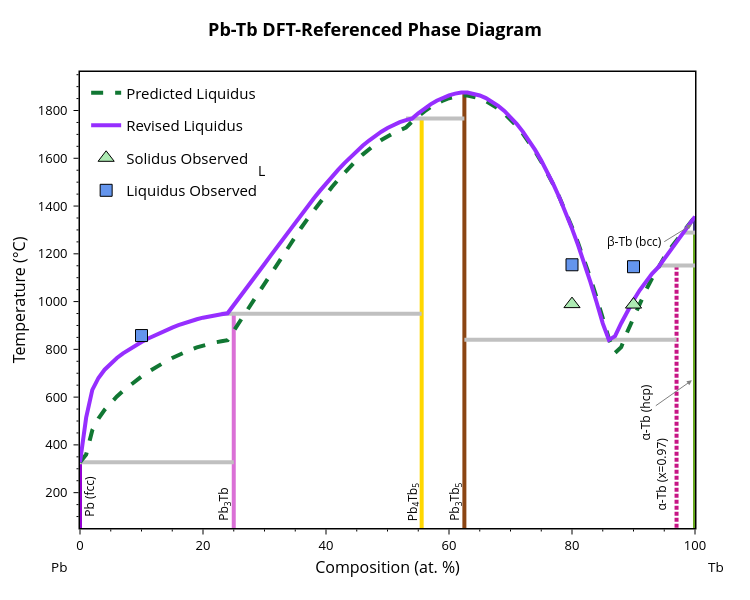

The cell this chart's notebook holds for it:
### Markdown cell above
## 3) Refine liquid parameters using measured constraints

We use the measured liquidus points with an inferred eutectic point (85 at. % Tb, 987.5°C) to refine the non-ideal mixing parameters. The solid phase energies can be modified either with code, or interactively by using the `ConvexHullEditor`. These are adjusted iteratively to ensure good agreement with measured solidus and liquidus boundaries

### Code cell
import numpy as np
from gliquid.solution import x_vals as _x_vals
from gliquid.hull_editor import ConvexHullEditor

ORIGINAL_COLOR, REVISED_COLOR = "#117733", "#962EFF"  # predicted (green) and revised (purple) liquidus


def set_known_liquidus(bl: BinaryLiquid, known_points: list):
    """Make ``known_points`` ([x, T in K]) the liquidus that ``bl`` is scored and fitted against."""
    hull_points = np.array([[p.fraction_in(bl.components)[0], p.enthalpy]
                            for p in bl.phases if p.composition is not None])
    bl.eqs['h_hull_interp'] = np.interp(_x_vals[1:-1], hull_points[:, 0], hull_points[:, 1])
    bl.init_error = False
    bl.max_liq_temp = max(v.t_fusion for v in bl.component_data.values())
    bl.min_liq_temp = min(v.t_fusion for v in bl.component_data.values())
    bl.digitized_liq = [[p[0], p[1]] for p in known_points]


def print_liquidus_errors(bl: BinaryLiquid, known_points: list, label: str):
    """Print the MAE and MAPE of the liquidus of ``bl`` against ``known_points``."""
    set_known_liquidus(bl, known_points)
    mae, _, mape, _ = bl.calculate_deviation_metrics(unsupported_range_mode='score', allow_sparse_data=True,
                                                     min_comp_span=0)
    print(f"{label} liquidus vs. measured liquidus points: MAE {mae:.0f} K, MAPE {mape:.1f}%")


def optimize_predicted_params(bl: BinaryLiquid, known_points: list, predicted_params: list) -> tuple:
    """Refit the liquid parameters of ``bl`` to ``known_points`` ([x, T in K]), starting from ``predicted_params``."""
    set_known_liquidus(bl, known_points)
    print(f"Known points (Kelvin): {known_points}")
    print(f"Original predicted parameters: {predicted_params}")

    bl.fit_parameters(verbose=True, max_iter=128, check_solid_coverage=False, allow_sparse_data=True, min_comp_span=0,
                      disable_inv_constrs=True, check_lupis_elliott=True)

    print(f"Adjusted parameters: {bl.get_params()}")
    return bl.get_params()


def plot_revision(bl: BinaryLiquid, original_liquidus: list) -> go.Figure:
    """Revised phase diagram (purple liquidus) with the original predicted liquidus (green, dashed) as reference."""
    fig = BLPlotter(bl).get_plot('pred')
    traces = [t for t in fig.data if t.name not in ('User-defined', 'Predicted Liquidus')]
    i = next(k for k, t in enumerate(traces) if t.name == 'L')
    traces[i].update(line_color=REVISED_COLOR, name='Revised Liquidus', showlegend=True)
    original = go.Scatter(x=[p[0] * 100 for p in original_liquidus], y=[p[1] - 273.15 for p in original_liquidus],
                          mode='lines', line=dict(color=ORIGINAL_COLOR, dash='dash', width=traces[i].line.width),
                          name='Predicted Liquidus')
    fig.data = tuple(traces)
    fig.add_trace(original)
    fig.data = fig.data[:i] + fig.data[-1:] + fig.data[i:-1]  # drawn beneath the revised liquidus
    return fig

# Reformat measured liquidus points to [at. fraction, Kelvin]
measured_liq_points = [[p[0]/100.0, p[1]+273.15] for p in liquidus_points]
print_liquidus_errors(bl, measured_liq_points, "Predicted")

# Edit the solid phases with the convex hull editor (initialized from the BinaryLiquid).
editor = ConvexHullEditor(bl)
if not any(e['name'] == 'alpha-Tb (x=0.97)' for e in editor.entries):
    editor.add_entry('Pb0.03Tb0.97', -5700, name='alpha-Tb (x=0.97)', units='J/mol')  # = -5.7 kJ/mol-atom
editor.display()   # interactive: inspect the hull and tune values
editor.apply()

print("Solid phase energies (eV/atom, eV/atom/K):")
for p in bl.phases:
    if p.composition is not None:
        print(f"  {p.name:<22} Ef={p.enthalpy/96485:+.3f}  S={(p.entropy or 0)/96485:+.2e}")
print("-" * 30)

# Add the inferred eutectic point (mean of the solidus measurements) for optimization.
avg_comp_wtpct = sum(p[0] for p in solidus_points) / len(solidus_points)
avg_temp_c = sum(p[1] for p in solidus_points) / len(solidus_points)
fit_points = sorted(measured_liq_points + [[avg_comp_wtpct / 100.0, avg_temp_c + 273.15]])

adj_params = optimize_predicted_params(bl, fit_points, pred_params)
print_liquidus_errors(bl, measured_liq_points, "Revised")
fig = plot_revision(bl, predicted_liquidus_line)
add_experimental_traces(fig)
fig.show()

### Figure 1 — Plotly figure (JSON) as saved in the notebook; plotly's stock layout.template omitted (floating-point values rounded to 4 significant figures)
{"data": [{"hovertemplate": "label=Pb (fcc)<br>x=%{x}<br>t=%{y}<extra></extra>", "legendgroup": "Pb (fcc)", "line": {"color": "#9400D3", "dash": "solid", "width": 4}, "marker": {"symbol": "circle"}, "mode": "lines", "name": "Pb (fcc)", "orientation": "v", "showlegend": false, "type": "scatter", "x": [0, 0], "xaxis": "x", "y": [-273.1, 327.5], "yaxis": "y"}, {"hovertemplate": "label=TbPb3<br>x=%{x}<br>t=%{y}<extra></extra>", "legendgroup": "TbPb3", "line": {"color": "#DA70D6", "dash": "solid", "width": 4}, "marker": {"symbol": "circle"}, "mode": "lines", "name": "TbPb3", "orientation": "v", "showlegend": false, "type": "scatter", "x": [25, 25, 25, 25, 25, 25, 25, 25, 25, 25, 25, 25, 25, 25, 25, 25, 25, 25, 25, 25, 25, 25, 25, 25, 25, 25], "xaxis": "x", "y": [-273.1, 327.5, 514.2, 630.1, 680.2, 714.8, 741.7, 764.0, 783.3, 800.6, 816.4, 831.0, 844.6, 857.3, 869.3, 880.6, 891.2, 901.1, 910.2, 918.5, 926.1, 932.7, 938.4, 943.1, 946.7, 949.1], "yaxis": "y"}, {"hovertemplate": "label=Tb5Pb4<br>x=%{x}<br>t=%{y}<extra></extra>", "legendgroup": "Tb5Pb4", "line": {"color": "#FFD700", "dash": "solid", "width": 4}, "marker": {"symbol": "circle"}, "mode": "lines", "name": "Tb5Pb4", "orientation": "v", "showlegend": false, "type": "scatter", "x": [55.56, 55.56, 55.56, 55.56, 55.56, 55.56, 55.56, 55.56, 55.56, 55.56, 55.56, 55.56, 55.56, 55.56, 55.56, 55.56, 55.56, 55.56, 55.56, 55.56, 55.56, 55.56, 55.56, 55.56, 55.56, 55.56, 55.56, 55.56, 55.56, 55.56, 55.56, 55.56, 55.56], "xaxis": "x", "y": [-273.1, 949.1, 950.9, 984.2, 1018.0, 1052.0, 1087.0, 1122.0, 1157.0, 1192.0, 1228.0, 1263.0, 1297.0, 1332.0, 1366.0, 1399.0, 1432.0, 1463.0, 1494.0, 1524.0, 1553.0, 1580.0, 1606.0, 1630.0, 1653.0, 1674.0, 1694.0, 1711.0, 1727.0, 1740.0, 1751.0, 1760.0, 1766.0], "yaxis": "y"}, {"hovertemplate": "label=Tb5Pb3<br>x=%{x}<br>t=%{y}<extra></extra>", "legendgroup": "Tb5Pb3", "line": {"color": "#8B4513", "dash": "solid", "width": 4}, "marker": {"symbol": "circle"}, "mode": "lines", "name": "Tb5Pb3", "orientation": "v", "showlegend": false, "type": "scatter", "x": [62.5, 62.5, 62.5, 62.5, 62.5, 62.5, 62.5, 62.5, 62.5, 62.5, 62.5, 62.5, 62.5, 62.5, 62.5, 62.5, 62.5, 62.5, 62.5, 62.5, 62.5, 62.5, 62.5, 62.5, 62.5, 62.5, 62.5, 62.5, 62.5, 62.5, 62.5, 62.5, 62.5, 62.5, 62.5, 62.5], "xaxis": "x", "y": [-273.1, 839.7, 908.6, 997.1, 1081.0, 1160.0, 1235.0, 1305.0, 1371.0, 1433.0, 1490.0, 1542.0, 1591.0, 1635.0, 1675.0, 1712.0, 1744.0, 1766.0, 1766.0, 1773.0, 1788.0, 1798.0, 1808.0, 1819.0, 1826.0, 1837.0, 1841.0, 1852.0, 1854.0, 1863.0, 1864.0, 1871.0, 1871.0, 1875.0, 1875.0, 1877.0], "yaxis": "y"}, {"hovertemplate": "label=alpha-Tb (x=0.97)<br>x=%{x}<br>t=%{y}<extra></extra>", "legendgroup": "alpha-Tb (x=0.97)", "line": {"color": "#C71585", "dash": "4px,2px", "width": 4}, "marker": {"symbol": "circle"}, "mode": "lines", "name": "alpha-Tb (x=0.97)", "orientation": "v", "showlegend": false, "type": "scatter", "x": [97, 97, 97, 97, 97, 97, 97, 97, 97, 97, 97], "xaxis": "x", "y": [-273.1, 839.7, 855.0, 909.3, 959.5, 1006.0, 1047.0, 1084.0, 1116.0, 1143.0, 1151.0], "yaxis": "y"}, {"hovertemplate": "label=alpha-Tb (hcp)<br>x=%{x}<br>t=%{y}<extra></extra>", "legendgroup": "alpha-Tb (hcp)", "line": {"color": "#66A61E", "dash": "solid", "width": 4}, "marker": {"symbol": "circle"}, "mode": "lines", "name": "alpha-Tb (hcp)", "orientation": "v", "showlegend": false, "type": "scatter", "x": [100, 100, 100, 100, 100, 100, 100], "xaxis": "x", "y": [-273.1, 1151.0, 1179.0, 1219.0, 1254.0, 1285.0, 1289.0], "yaxis": "y"}, {"hovertemplate": "label=beta-Tb (bcc)<br>x=%{x}<br>t=%{y}<extra></extra>", "legendgroup": "beta-Tb (bcc)", "line": {"color": "#483D8B", "dash": "solid", "width": 4}, "marker": {"symbol": "circle"}, "mode": "lines", "name": "beta-Tb (bcc)", "orientation": "v", "showlegend": false, "type": "scatter", "x": [100, 100, 100, 100], "xaxis": "x", "y": [1289.0, 1289.0, 1320.0, 1356.0], "yaxis": "y"}, {"hovertemplate": "x=%{x}<br>y=%{y}<extra></extra>", "legendgroup": "", "line": {"color": "Silver", "dash": "solid", "width": 4}, "marker": {"symbol": "circle"}, "mode": "lines", "name": "", "orientation": "v", "showlegend": false, "type": "scatter", "x": [62.5, 97], "xaxis": "x", "y": [839.7, 839.7], "yaxis": "y"}, {"hovertemplate": "x=%{x}<br>y=%{y}<extra></extra>", "legendgroup": "", "line": {"color": "Silver", "dash": "solid", "width": 4}, "marker": {"symbol": "circle"}, "mode": "lines", "name": "", "orientation": "v", "showlegend": false, "type": "scatter", "x": [94, 100], "xaxis": "x", "y": [1151.0, 1151.0], "yaxis": "y"}, {"hovertemplate": "x=%{x}<br>y=%{y}<extra></extra>", "legendgroup": "", "line": {"color": "Silver", "dash": "solid", "width": 4}, "marker": {"symbol": "circle"}, "mode": "lines", "name": "", "orientation": "v", "showlegend": false, "type": "scatter", "x": [53, 62.5], "xaxis": "x", "y": [1766.0, 1766.0], "yaxis": "y"}, {"hovertemplate": "x=%{x}<br>y=%{y}<extra></extra>", "legendgroup": "", "line": {"color": "Silver", "dash": "solid", "width": 4}, "marker": {"symbol": "circle"}, "mode": "lines", "name": "", "orientation": "v", "showlegend": false, "type": "scatter", "x": [23, 55.56], "xaxis": "x", "y": [949.1, 949.1], "yaxis": "y"}, {"hovertemplate": "x=%{x}<br>y=%{y}<extra></extra>", "legendgroup": "", "line": {"color": "Silver", "dash": "solid", "width": 4}, "marker": {"symbol": "circle"}, "mode": "lines", "name": "", "orientation": "v", "showlegend": false, "type": "scatter", "x": [0, 25], "xaxis": "x", "y": [327.5, 327.5], "yaxis": "y"}, {"hovertemplate": "x=%{x}<br>y=%{y}<extra></extra>", "legendgroup": "", "line": {"color": "Silver", "dash": "solid", "width": 4}, "marker": {"symbol": "circle"}, "mode": "lines", "name": "", "orientation": "v", "showlegend": false, "type": "scatter", "x": [100, 98.12], "xaxis": "x", "y": [1289.0, 1289.0], "yaxis": "y"}, {"line": {"color": "#117733", "dash": "dash", "width": 4}, "mode": "lines", "name": "Predicted Liquidus", "type": "scatter", "x": [0, 1, 2, 3, 4, 5, 6, 7.0, 8, 9, 10, 11, 12, 13, 14.0, 15, 16, 17, 18, 19, 20, 21, 22, 23, 24, 25, 26, 27, 28.0, 29.0, 30, 31, 32, 33, 34, 35, 36, 37, 38, 39, 40, 41, 42, 43, 44, 45, 46, 47, 48, 49, 50, 51, 52, 53, 54, 55.0, 56.0, 57.0, 58.0, 59, 60, 61, 62, 63, 64, 65, 66, 67, 68, 69, 70, 71, 72, 73, 74, 75, 76, 77, 78, 79, 80, 81, 82, 83, 84, 85, 86, 87, 88, 89, 90, 91, 92, 93, 94, 95, 96, 97, 98, 99, 100], "y": [327.5, 359.4, 461.7, 510.6, 546.8, 576.6, 602.6, 626.0, 647.5, 667.4, 686.1, 703.7, 720.3, 735.8, 750.4, 764.1, 776.7, 788.3, 798.8, 808.2, 816.5, 823.5, 829.2, 833.6, 838.2, 877.8, 917.7, 957.7, 997.9, 1038.0, 1078.0, 1118.0, 1158.0, 1197.0, 1235.0, 1273.0, 1310.0, 1346.0, 1382.0, 1416.0, 1449.0, 1481.0, 1511.0, 1540.0, 1567.0, 1593.0, 1617.0, 1639.0, 1659.0, 1676.0, 1692.0, 1706.0, 1717.0, 1729.0, 1754.0, 1776.0, 1796.0, 1814.0, 1829.0, 1842.0, 1852.0, 1859.0, 1863.0, 1863.0, 1859.0, 1851.0, 1840.0, 1826.0, 1808.0, 1787.0, 1763.0, 1735.0, 1703.0, 1668.0, 1629.0, 1586.0, 1539.0, 1488.0, 1433.0, 1374.0, 1311.0, 1244.0, 1173.0, 1097.0, 1017.0, 933.0, 844.7, 785.1, 809.3, 873.8, 934.9, 992.5, 1046.0, 1097.0, 1143.0, 1185.0, 1223.0, 1257.0, 1286.0, 1320.0, 1356.0]}, {"hovertemplate": "label=L<br>x=%{x}<br>t=%{y}<extra></extra>", "legendgroup": "L", "line": {"color": "#962EFF", "dash": "solid", "width": 4}, "marker": {"symbol": "circle"}, "mode": "lines", "name": "Revised Liquidus", "orientation": "v", "showlegend": true, "type": "scatter", "x": [0, 1, 2, 3, 4, 5, 6, 7.0, 8, 9, 10, 11, 12, 13, 14.0, 15, 16, 17, 18, 19, 20, 21, 22, 23, 24, 25, 26, 27, 28.0, 29.0, 30, 31, 32, 33, 34, 35, 36, 37, 38, 39, 40, 41, 42, 43, 44, 45, 46, 47, 48, 49, 50, 51, 52, 53, 54, 55.0, 56.0, 57.0, 58.0, 59, 60, 61, 62, 63, 64, 65, 66, 67, 68, 69, 70, 71, 72, 73, 74, 75, 76, 77, 78, 79, 80, 81, 82, 83, 84, 85, 86, 87, 88, 89, 90, 91, 92, 93, 94, 95, 96, 97, 98, 99, 100], "xaxis": "x", "y": [327.5, 514.2, 630.1, 680.2, 714.8, 741.7, 764.0, 783.3, 800.6, 816.4, 831.0, 844.6, 857.3, 869.3, 880.6, 891.2, 901.1, 910.2, 918.5, 926.1, 932.7, 938.4, 943.1, 946.7, 950.9, 984.2, 1018.0, 1052.0, 1087.0, 1122.0, 1157.0, 1192.0, 1228.0, 1263.0, 1297.0, 1332.0, 1366.0, 1399.0, 1432.0, 1463.0, 1494.0, 1524.0, 1553.0, 1580.0, 1606.0, 1630.0, 1653.0, 1674.0, 1694.0, 1711.0, 1727.0, 1740.0, 1751.0, 1760.0, 1766.0, 1788.0, 1808.0, 1826.0, 1841.0, 1854.0, 1864.0, 1871.0, 1875.0, 1875.0, 1871.0, 1863.0, 1852.0, 1837.0, 1819.0, 1798.0, 1773.0, 1744.0, 1712.0, 1675.0, 1635.0, 1591.0, 1542.0, 1490.0, 1433.0, 1371.0, 1305.0, 1235.0, 1160.0, 1081.0, 997.1, 908.6, 839.7, 855.0, 909.3, 959.5, 1006.0, 1047.0, 1084.0, 1116.0, 1143.0, 1179.0, 1219.0, 1254.0, 1285.0, 1320.0, 1356.0], "yaxis": "y"}, {"marker": {"color": "#ADEBB3", "line": {"color": "black", "width": 1}, "size": 14, "symbol": "triangle-up"}, "mode": "markers", "name": "Solidus Observed", "type": "scatter", "x": [80, 90], "y": [989.4, 987.5]}, {"marker": {"color": "cornflowerblue", "line": {"color": "black", "width": 1}, "size": 12, "symbol": "square"}, "mode": "markers", "name": "Liquidus Observed", "type": "scatter", "x": [10, 80, 90], "y": [857.8, 1154.0, 1146]}], "layout": {"annotations": [{"font": {"color": "black", "size": 12}, "showarrow": false, "text": "Pb (fcc)", "textangle": -90, "x": 1.5, "xanchor": "center", "y": 184.1, "yanchor": "middle"}, {"arrowcolor": "gray", "arrowhead": 2, "arrowwidth": 1, "ax": -46.12, "ay": 32.44, "font": {"color": "black", "size": 12}, "showarrow": true, "text": "α-Tb (hcp)", "textangle": -90, "x": 99.5, "xanchor": "center", "y": 670.4, "yanchor": "middle"}, {"arrowcolor": "gray", "arrowhead": 2, "arrowwidth": 1, "ax": -27.68, "ay": 17.07, "font": {"color": "black", "size": 12}, "showarrow": true, "text": "β-Tb (bcc)", "textangle": 0, "x": 99.5, "xanchor": "right", "y": 1322.0, "yanchor": "middle"}, {"font": {"color": "black", "size": 12}, "showarrow": false, "text": "Pb<sub>3</sub>Tb", "textangle": -90, "x": 23.5, "xanchor": "center", "y": 151.5, "yanchor": "middle"}, {"font": {"color": "black", "size": 12}, "showarrow": false, "text": "Pb<sub>4</sub>Tb<sub>5</sub>", "textangle": -90, "x": 54.06, "xanchor": "center", "y": 162.0, "yanchor": "middle"}, {"font": {"color": "black", "size": 12}, "showarrow": false, "text": "Pb<sub>3</sub>Tb<sub>5</sub>", "textangle": -90, "x": 61, "xanchor": "center", "y": 162.0, "yanchor": "middle"}, {"font": {"color": "black", "size": 12}, "showarrow": false, "text": "α-Tb (x=0.97)", "textangle": -90, "x": 94.5, "xanchor": "center", "y": 276.6, "yanchor": "middle"}, {"font": {"color": "black", "size": 14}, "showarrow": false, "text": "L", "x": 29.44, "y": 1549.0}, {"font": {"color": "black", "size": 13.5}, "showarrow": false, "text": "Pb", "x": -0.05, "xanchor": "left", "xref": "paper", "y": -0.086, "yanchor": "middle", "yref": "paper"}, {"font": {"color": "black", "size": 13.5}, "showarrow": false, "text": "Tb", "x": 1.05, "xanchor": "right", "xref": "paper", "y": -0.086, "yanchor": "middle", "yref": "paper"}], "font": {"color": "black", "size": 13}, "height": 600, "legend": {"font": {"size": 15}, "x": 0.01, "xanchor": "left", "y": 0.99, "yanchor": "top"}, "margin": {"b": 72, "r": 55, "t": 72}, "plot_bgcolor": "white", "showlegend": true, "title": {"font": {"color": "black", "size": 18}, "text": "<b>Pb-Tb DFT-Referenced Phase Diagram</b>", "x": 0.5, "xanchor": "center", "yanchor": "bottom"}, "width": 750, "xaxis": {"linecolor": "black", "linewidth": 1.5, "minor": {"nticks": 5, "tickcolor": "black", "ticklen": 2, "ticks": "outside", "tickwidth": 1}, "mirror": true, "range": [0, 100], "showline": true, "tickcolor": "black", "tickformat": ".0f", "ticklen": 5, "ticks": "outside", "tickwidth": 1, "title": {"font": {"size": 16}, "standoff": 8, "text": "Composition (at. %)"}}, "yaxis": {"linecolor": "black", "linewidth": 1.5, "minor": {"nticks": 5, "tickcolor": "black", "ticklen": 2, "ticks": "outside", "tickwidth": 1}, "mirror": true, "range": [52.02, 1961.0], "showline": true, "tickcolor": "black", "ticklen": 5, "ticks": "outside", "ticksuffix": " ", "tickwidth": 1, "title": {"font": {"size": 16}, "standoff": 8, "text": "Temperature (°C)"}}}}
